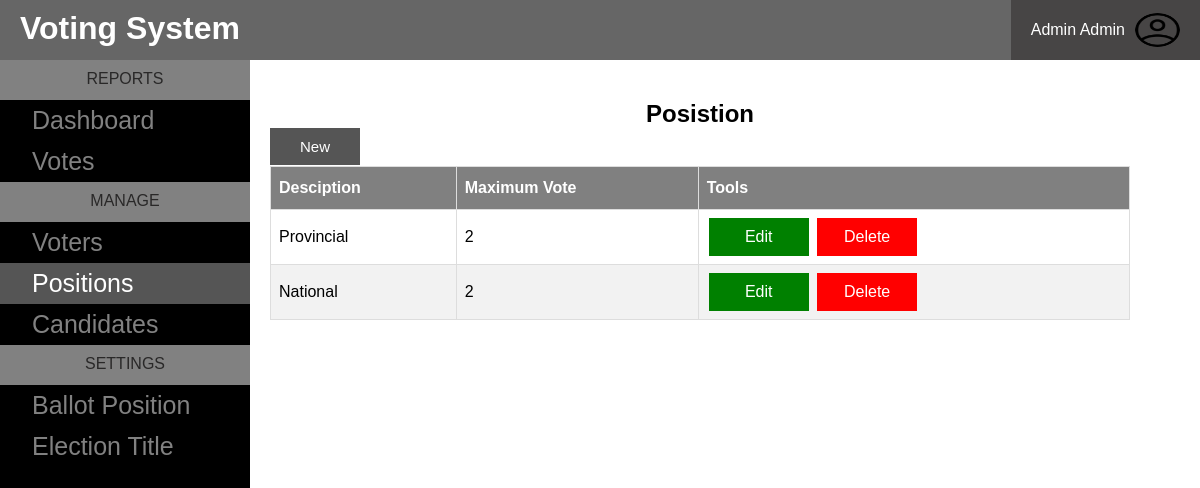
/admin/Positions.php (signed in), run on the app's committed database.
### tables this page shows
CREATE TABLE `positions` (
  `id` int(11) NOT NULL,
  `description` varchar(50) NOT NULL,
  `max_vote` int(11) NOT NULL,
  `priority` int(11) NOT NULL
);

### admin/php/homepage_Admin.php (called while the page is built, shortened)
<?php
$user = $_SESSION['username'];
$link =mysqli_connect("localhost","root","","online_voting_system");
$sql ="SELECT * FROM `admin` WHERE username ='$user'";
$result = mysqli_query($link, $sql);
if($result->num_rows >0){
    while($row = $result->fetch_assoc()){
        $Firstname = $row['firstname'];
        $Lastname = $row['lastname'];
        if(!empty($row['photo'])){
            $image = "php/image/".$row['photo'];
        }else{
            $image ='php/image/UserProfile.png';
        }
    }
   }
?>

### admin/php/PositionsList.php (called while the page is built, shortened)
<?php
$link =mysqli_connect("localhost","root","","online_voting_system");
 $sql ="SELECT * FROM `positions`";
 $result = mysqli_query($link, $sql);
?>

### admin/Positions.php (the view, shortened to what this page needs)
<?php
require 'php/homepage_Admin.php';
require 'php/PositionsList.php';
require 'php/Positions_Add.php';
?>
<!DOCTYPE html>
<html lang="en">
<head>
    <link rel="stylesheet" href="admin-css/posistions.css">
    <link rel="stylesheet" href="https://cdn.datatables.net/2.1.3/css/dataTables.dataTables.css">
</head>
<body>
<header>
    <h1>Voting System</h1>
    <nav class="navmenu">
    <div class="dropdown">
    <button class="dropbtn">
        <p class="user-info">
            <span class="user-name">
                <?php echo $Firstname;  ?>
                <?php echo $Lastname;  ?>
            </span>
            <img src='<?php echo $image;  ?>'  class='user-pic'>
        </p>
    </button>
    </div>
    </nav>
</header>
<section>
    <div class="sidenav">
     <ul>
        <li class="header">REPORTS</li>
        <li class=""><a href="home.php">Dashboard</a></li>
        <li class=""><a href="Votes.php">Votes</a></li>
        <li class="header">MANAGE</li>
        <li class=""><a href="Voters.php">Voters</a></li>
        <li class="active"><a href="Positions.php">Positions</a></li>
        <li class=""><a href="Candidates.php">Candidates</a></li>
        <li class="header">SETTINGS</li>
        <li class=""><a href="Ballot Position.php">Ballot Position</a></li>
        <li class=""><a href="Election Title.php">Election Title</a></li>
     </ul>
    </div>
</section>
<section>
    <div class="main">
        <h2>Posistion</h2>
        <div class="container">
            <label class="Addbtn" for="check">New</label>
        </div>
        <table id="PosistionsTable">
            <thead>
            <tr>
                <th> Desciption </th>
                <th> Maximum Vote </th>
                <th> Tools </th>
            </tr>
            </thead>
            <tbody>
                <?php
                while($rows=$result->fetch_assoc()){
                ?>
                <tr>
                    <td><?php echo $rows['description']?></td>
                    <td><?php echo $rows['max_vote']?></td>
                    <td>
                    <?php echo"<a href='php/Positions_Edit.php?id=$rows[id]' class='Editbtn'>Edit</a>";?>
                    <?php echo "<a href='php/Positions_Delete.php?id=$rows[id]' class='Deletebtn'>Delete</a>";?>
                    </td>
                </tr>
                <?php
                }
                ?>
            </tbody>
        </table>
    </div>
</section>
<div class="container">
        </div>
</body>
</html>

### admin/admin-css/posistions.css (style rules this page uses)
* { margin: 0; padding: 0; font-family: 'Poppins', sans-serif; box-sizing: border-box; }
header { display: flex; justify-content: space-between; position: fixed; top: 0; left: 0; width: 100%; background-color: #666; text-align: center; z-index: 1000; color: white; }
.sidenav { width:250px; position: fixed; z-index: 100; top: 0; left: 0; height: 100%; background-color: black; padding: 60px 0px; }
.header { color:#292828; text-align: center; background-color: #818181; list-style-type: none; height: 40px; padding: 10px; }
.sidenav a { padding: 6px 6px 6px 32px; text-decoration: none; font-size: 25px; color: #818181; display: block; }
.sidenav .active a { background-color: #555; color: white; }
h1 { display: flex; padding: 10px 20px; }
.main { margin-left: 200px; padding: 100px 70px; }
.main h2 { text-align: center; }
.dropdown { position: relative; display: inline-block; }
.dropbtn { background-color: rgb(71, 69, 69); color: white; padding: 13px 20px; font-size: 16px; border: none; cursor: pointer; display: flex; align-items: center; justify-content: space-between; width: auto; max-width: 100%; white-space: nowrap; }
.user-info { display: flex; align-items: center; }
.user-name { margin-right: 10px; white-space: nowrap; }
.user-pic { width: 45px; border-radius: 50%; height: 34px; }
table { font-family: Arial, Helvetica, sans-serif; border-collapse: collapse; width: 100%; }
td, th { border: 1px solid #ddd; padding: 8px; }
tr:nth-child(even) { background-color: #f2f2f2; }
th { padding-top: 12px; padding-bottom: 12px; text-align: left; background-color: grey; color: white; }
.Addbtn { background-color: #555; color: white; text-decoration: none; font-size: 15px; padding: 10px 30px; }
.Editbtn { display: inline-block; background-color: green; color: white; padding: 10px 0px; width: 100px; text-align: center; text-decoration: none; font-size: 16px; margin: 0px 2px; cursor: pointer; }
.Deletebtn { display: inline-block; background-color: red; color: white; padding: 10px 0px; width: 100px; text-align: center; text-decoration: none; font-size: 16px; margin: 0px 2px; cursor: pointer; }
.container { padding: 10px 0; }

### data on the page
positions: description "Provincial", max_vote "2"
positions: description "National", max_vote "2"

### other printed values
$Firstname "Admin"
$Lastname "Admin"
